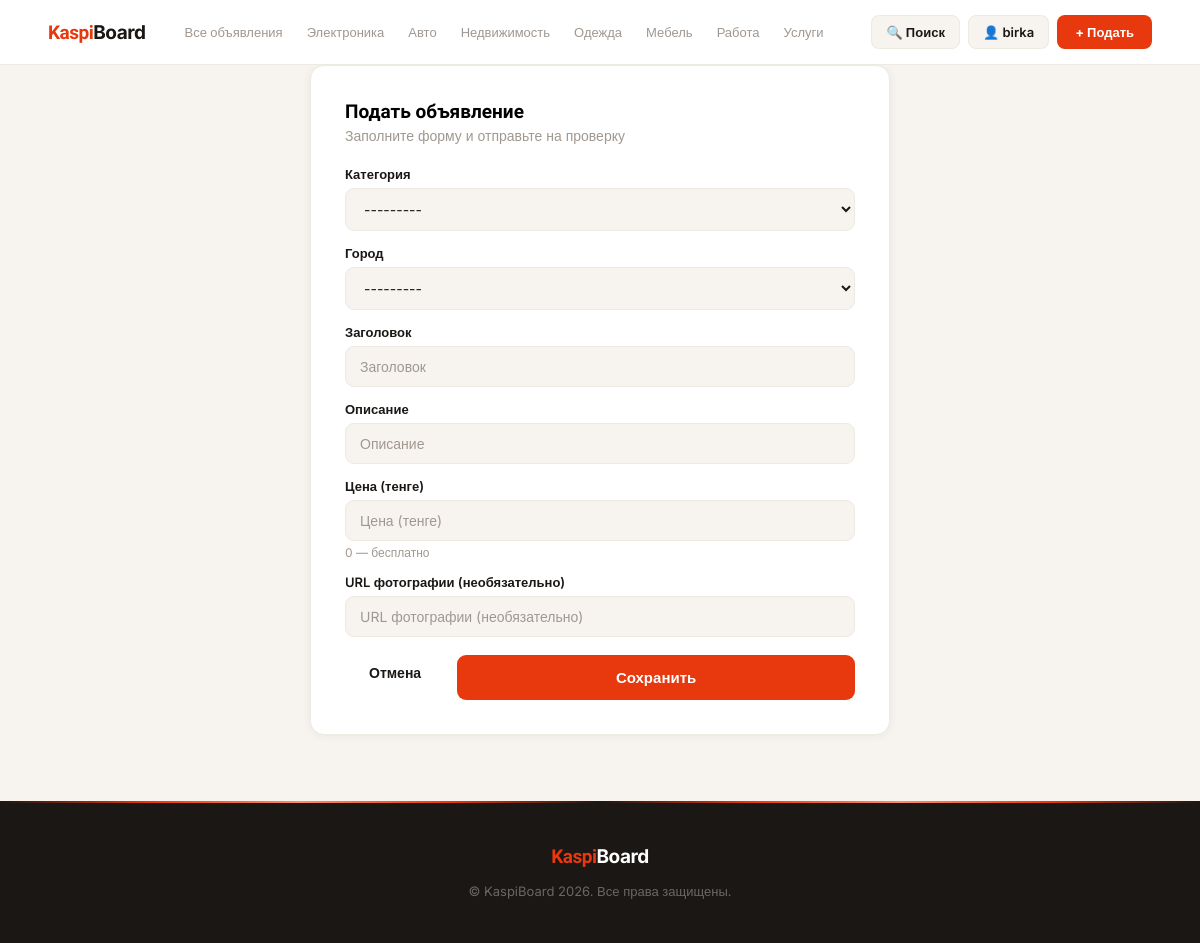
Page /ads/new/ (signed in) on the committed database.
### core_app/models.py (models this page shows)
class Category(models.Model):
    name = models.CharField('Название категории', max_length=100)
    def __str__(self):
        return self.name

class City(models.Model):
    name = models.CharField('Город', max_length=100)
    def __str__(self):
        return self.name

### core_app/views.py (the view)
# urls.py: path('ads/new/', views.ad_create_view, name='ad_create'),
@login_required
def ad_create_view(request):
    if request.method == 'POST':
        form = AdForm(request.POST)
        if form.is_valid():
            ad = form.save(commit=False)
            ad.author = request.user
            ad.is_moderated = False
            ad.save()
            messages.success(request, 'Объявление отправлено на проверку.')
            return redirect('profile_page')
    else:
        form = AdForm()
    return render(request, 'ad-form.html', {'form': form})

### core_app/forms.py
class AdForm(forms.ModelForm):
    class Meta:
        model = Ad
        fields = ['category', 'city', 'title', 'description', 'price', 'image_url']
        widgets = {
            'description': forms.Textarea(attrs={'rows': 4}),
        }
        labels = {
            'image_url': 'URL фотографии (необязательно)',
        }

### core_app/context_processors.py (called while the page is built)
def categories_processor(request):
    return {
        'categories': Category.objects.all()
    }

### core_app/templates/ad-form.html (shortened to what this page needs)
{% extends 'base.html' %}
{% block content %}
<section class="ad-form-section">
    <div class="container">
        <div class="ad-form-card">
            <h2>{% if form.instance.pk %}Редактировать объявление{% else %}Подать объявление{% endif %}</h2>
            <p class="sub">{% if form.instance.pk %}Измените данные{% else %}Заполните форму и отправьте на проверку{% endif %}</p>
            <form method="post" novalidate>
                {% for field in form %}
                <div class="form-group">
                    <label class="form-label">{{ field.label }}</label>
                    {% if field.field.widget.input_type == 'select' %}
                        <select name="{{ field.html_name }}" class="form-input">
                            {% for val, label in field.field.choices %}
                                <option value="{{ val }}" {% if field.value|stringformat:"s" == val|stringformat:"s" %}selected{% endif %}>{{ label }}</option>
                            {% endfor %}
                        </select>
                    {% elif field.field.widget.input_type == 'textarea' %}
                        <textarea name="{{ field.html_name }}" class="form-input" rows="5" placeholder="{{ field.label }}">{{ field.value|default:'' }}</textarea>
                    {% else %}
                        <input type="{{ field.field.widget.input_type }}" name="{{ field.html_name }}" class="form-input" value="{{ field.value|default:'' }}" placeholder="{{ field.label }}">
                    {% endif %}
                    {% if field.help_text %}<p class="form-help">{{ field.help_text }}</p>{% endif %}
                </div>
                {% endfor %}
                <div style="display:flex;gap:12px;justify-content:flex-end;margin-top:8px;">
                    <a href="{% url 'profile_page' %}" style="padding:13px 24px;background:var(--secondary);color:var(--dark);border-radius:10px;font-weight:600;font-size:14px;">Отмена</a>
                    <button type="submit" class="btn-submit">Сохранить</button>
                </div>
            </form>
        </div>
    </div>
</section>
{% endblock %}

### core_app/templates/base.html (shortened to what this page needs)
{% load static %}
<!DOCTYPE html>
<html lang="ru">
<head>
    <link rel="stylesheet" href="{% static 'css/style.css' %}">
</head>
<body>
<header class="header">
    <div class="header-inner">
        <a href="{% url 'home_page' %}" class="logo-text">Kaspi<span>Board</span></a>
        <nav class="header-nav">
            <a href="{% url 'all_ads_page' %}" {% if request.resolver_match.url_name == 'all_ads_page' %}class="active-cat"{% endif %}>Все объявления</a>
            {% for category in categories %}
            <a href="{% url 'ads_by_category' pk=category.pk %}" {% if request.resolver_match.url_name == 'ads_by_category' and request.resolver_match.kwargs.pk == category.pk %}class="active-cat"{% endif %}>{{ category.name }}</a>
            {% endfor %}
        </nav>
        <div class="header-actions">
            <a href="{% url 'search_page' %}" class="btn-hg">🔍 Поиск</a>
            {% if user.is_authenticated %}
                <a href="{% url 'profile_page' %}" class="btn-hg">👤 {{ user.username }}</a>
                <a href="{% url 'ad_create' %}" class="btn-hp">+ Подать</a>
            {% else %}
                <a href="{% url 'login_page' %}" class="btn-hg">Войти</a>
                <a href="{% url 'ad_create' %}" class="btn-hp">+ Подать</a>
            {% endif %}
        </div>
    </div>
</header>
<main>
    {% block content %}{% endblock %}
</main>
<footer class="footer">
    <div>
        <a href="{% url 'home_page' %}" class="logo-text">Kaspi<span>Board</span></a>
        <p>&copy; KaspiBoard 2026. Все права защищены.</p>
    </div>
</footer>
</body>
</html>

### core_app/static/css/style.css (style rules this page uses)
* { padding: 0; margin: 0; box-sizing: border-box; font-family: "Inter", sans-serif; }
a { text-decoration: none; display: inline-block; }
:root { --primary: #E8380D; --primary-hover: #c42e09; --primary-light: rgba(232,56,13,0.1); --white: #ffffff; --dark: #1a1714; --bg: #F7F4F0; --card: #ffffff; --border: #EDE9E3; --muted: #A09890; --gold: #C9920A; --gold-light: rgba(201,146,10,0.12); --success: #22a06b; --shadow-sm: 0 1px 8px rgba(0,0,0,0.06); --shadow-md: 0 4px 20px rgba(0,0,0,0.1); --shadow-lg: 0 10px 36px rgba(0,0,0,0.16); --t: 0.25s cubic-bezier(0.4,0,0.2,1); --radius: 14px; --radius-sm: 9px; }
.header { width: 100%; position: sticky; top: 0; z-index: 100; background: var(--white); border-bottom: 1px solid var(--border); animation: fadeInDown 0.4s ease both; }
.header-inner { max-width: 1280px; margin: 0 auto; padding: 0 48px; height: 64px; display: flex; align-items: center; gap: 28px; }
.logo-text { font-family: 'Unbounded', sans-serif; font-size: 19px; font-weight: 700; color: var(--primary); letter-spacing: -0.5px; flex-shrink: 0; display: inline-block; }
.logo-text span { color: var(--dark); }
.header-nav { display: flex; align-items: center; gap: 2px; flex: 1; overflow-x: auto; scrollbar-width: none; }
.header-nav a { color: var(--muted); font-size: 13px; font-weight: 500; padding: 6px 11px; border-radius: 7px; white-space: nowrap; transition: all var(--t); display: inline-block; }
.header-actions { display: flex; align-items: center; gap: 8px; flex-shrink: 0; }
.btn-hg { padding: 8px 14px; border-radius: 8px; font-size: 13px; font-weight: 600; color: var(--dark); background: var(--bg); border: 1px solid var(--border); transition: all var(--t); cursor: pointer; display: inline-flex; align-items: center; gap: 5px; }
.btn-hp { padding: 9px 18px; border-radius: 8px; font-size: 13px; font-weight: 700; color: var(--white); background: var(--primary); border: none; transition: all var(--t); cursor: pointer; display: inline-flex; align-items: center; gap: 5px; }
main { background: var(--bg); min-height: calc(100vh - 64px); }
.form-input { width: 100%; border: 1.5px solid var(--border); border-radius: var(--radius-sm); padding: 11px 14px; font-size: 14px; background: var(--bg); outline: none; transition: all var(--t); font-family: 'Inter', sans-serif; color: var(--dark); }
.form-input::placeholder { color: var(--muted); }
select.form-input { cursor: pointer; }
.form-group { margin-bottom: 14px; }
.form-label { display: block; font-weight: 600; font-size: 13px; margin-bottom: 6px; color: var(--dark); }
.form-help { font-size: 12px; color: var(--muted); margin-top: 4px; }
.btn-submit { display: inline-flex; align-items: center; justify-content: center; width: 100%; padding: 13px; background: var(--primary); color: var(--white); border: none; border-radius: var(--radius-sm); font-size: 15px; font-weight: 700; cursor: pointer; transition: all var(--t); font-family: 'Inter', sans-serif; margin-top: 4px; }
.ad-form-card { max-width: 580px; margin: 0 auto; background: var(--card); border-radius: var(--radius); padding: 34px; box-shadow: var(--shadow-sm); border: 1px solid var(--border); animation: fadeInUp 0.5s ease both; }
.ad-form-card h2 { font-family: 'Unbounded', sans-serif; font-size: 19px; margin-bottom: 4px; }
.ad-form-card .sub { font-size: 14px; color: var(--muted); margin-bottom: 22px; }
.footer { background-color: var(--dark); padding: 44px 0; text-align: center; position: relative; overflow: hidden; }
.footer::before { content: ''; position: absolute; top: 0; left: 0; right: 0; height: 2px; background: linear-gradient(90deg,transparent,var(--primary),#ff8a6a,var(--primary),transparent); background-size: 600px 100%; animation: shimmer 3s linear infinite; }
.footer .logo-text { margin-bottom: 10px; }
.footer .logo-text span { color: #fff !important; }
.footer p { font-size: 13px; color: rgba(255,255,255,0.35); margin-top: 5px; }

### rows in the picture
Category: name "Электроника", category "---------"
Category: name "Авто"
Category: name "Недвижимость"
Category: name "Одежда"
Category: name "Мебель"
Category: name "Работа"
Category: name "Услуги"
City: city "---------"

### other values in the picture
{{ user.username }} "birka"
{{ field.label }} "Категория" "Город" "Заголовок" "Описание" "Цена (тенге)" "URL фотографии (необязательно)"
{{ field.help_text }} "0 — бесплатно"
